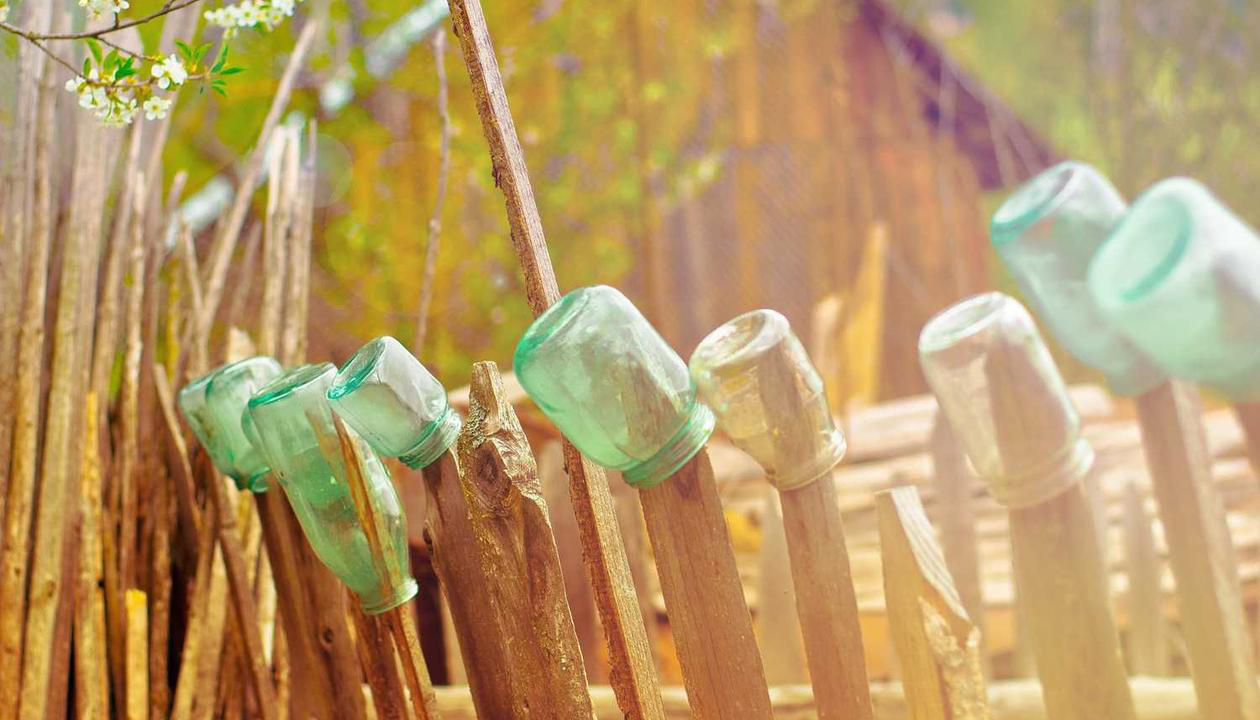
#> input picture images/host.png, 1260 x 720 px, found by its file name
$ python watermarking.py embed --host host.png --wm watermark.png --out stego.png --key K --channels B
#> lines starting #> are read from the running program, lines starting #| are printed output that depends on the picture; after the words box and inside, x2 and y2 are one past the last pixel; in counts of white or black regions, pixels touching at a corner belong together
#!/usr/bin/env python3
"""
watermarking.py
===============
Block-based robust image watermarking (PNG in/out), color-friendly,
inspired by Ping Wah Wong's verification scheme.

Key defaults & modes
--------------------
- **Strict identity by default:** no resizing, no thresholding. If your
  `watermark.png` has the SAME size as `host.png` and is already BINARY
  (0 or 255), then `extracted.png` will be pixel-identical to `watermark.png`.
- **Flexible mode:** opt into `--fit host` (resize) and/or `--binarize` (Otsu).
  You can also save the exact watermark used at embed time via `--save-fitted-wm`.

Features
--------
- **Multi-channel embedding/extraction** over any subset of {B,G,R}.
  We embed the SAME watermark in each selected channel (redundancy);
  extraction combines with **majority vote** for robustness.
- **Tamper heatmap** (and optional binary mask) when the original
  watermark is provided at extraction; highlights blocks with mismatches.
- **Professional logs** with `--log-level` and `--progress` percent step.

Algorithm (practical variant of Wong)
-------------------------------------
Per 8×8 block on each selected channel:
  1) Zero LSBs to form X̃_r.
  2) Compute P_r = HMAC-SHA256(X̃_r || coords || size, key)[0:64 bits].
  3) Form W_r = B_r XOR P_r, where B_r are 64 watermark bits.
  4) Write W_r into the block's LSBs.
Extraction reverses these steps to recover B_r exactly.

CLI snippets
------------
Strict identity:
    python watermarking.py embed --host host.png --wm watermark.png --out stego.png --key K --channels B
    python watermarking.py extract --stego stego.png --out extracted.png --key K --channels B

Flexible (resize + binarize + save fitted wm, multi-channel):
    python watermarking.py embed --host host.png --wm watermark.png --out stego.png \
        --key K --channels BGR --fit host --binarize --save-fitted-wm used_wm.png

Tamper heatmap:
    python watermarking.py extract --stego stego.png --out extracted.png --key K --channels BGR \
        --wm watermark.png --wm-fit host --wm-binarize \
        --tamper-heatmap heatmap.png --tamper-mask tamper_mask.png --tamper-threshold 0.125
"""

from __future__ import annotations

import argparse
import hashlib
import hmac
import logging
from dataclasses import dataclass
from typing import Tuple, Optional, List

import cv2
import numpy as np


# --------------------------- Logging ------------------------------------- #

LOGGER = logging.getLogger("watermarking")

def _configure_logging(level: str) -> None:
    lvl = getattr(logging, level.upper(), logging.INFO)
    logging.basicConfig(
        level=lvl,
        format="%(asctime)s | %(levelname)-8s | %(message)s",
        datefmt="%Y-%m-%d %H:%M:%S",
    )
    LOGGER.setLevel(lvl)

def _log_binariness(bits: np.ndarray, name: str) -> None:
    ones = int(np.sum(bits))
    total = bits.size
    pct = 100.0 * ones / total if total else 0.0
    LOGGER.debug("%s: ones=%d / %d (%.2f%%)", name, ones, total, pct)

def _progress_enabled(step_percent: int) -> bool:
    return isinstance(step_percent, int) and step_percent > 0

def _maybe_report_progress(kind: str, chan_label: str, k: int, total: int,
                           step_percent: int, last_pct: int) -> int:
    """Report progress in fixed percent steps; return updated last percentage."""
    if not _progress_enabled(step_percent):  # disabled
        return last_pct
    if total <= 0:
        return last_pct
    pct = int((k * 100) // total)
    if pct >= last_pct + step_percent:
        LOGGER.info("[%s][%s] %d%% (%d/%d blocks)", kind, chan_label, pct, k, total)
        return pct
    return last_pct


# --------------------------- Utility Functions --------------------------- #

def _ensure_uint8(arr: np.ndarray) -> np.ndarray:
    arr = np.ascontiguousarray(arr)
    if arr.dtype != np.uint8:
        arr = arr.astype(np.uint8)
    return arr


def _split_color_and_alpha(img: np.ndarray) -> Tuple[np.ndarray, Optional[np.ndarray]]:
    """Return (color_or_gray, alpha_or_None)."""
    if img.ndim == 2:
        return img, None
    if img.shape[2] == 3:
        return img, None
    if img.shape[2] == 4:
        return img[:, :, :3], img[:, :, 3]
    raise ValueError("Unsupported channel count")


def _merge_color_and_alpha(color: np.ndarray, alpha: Optional[np.ndarray]) -> np.ndarray:
    color = _ensure_uint8(color)
    if alpha is None:
        return color
    alpha = _ensure_uint8(alpha)
    if color.ndim == 2:
        color = cv2.cvtColor(color, cv2.COLOR_GRAY2BGR)
    return np.dstack([color, alpha])


def _pad_to_block(img: np.ndarray, block: int) -> Tuple[np.ndarray, Tuple[int, int]]:
    """Pad to multiples of `block` using edge replication. Return (padded, (orig_h,orig_w))."""
    if img.ndim == 2:
        h, w = img.shape
    else:
        h, w = img.shape[:2]
    pad_h = (block - (h % block)) % block
    pad_w = (block - (w % block)) % block
    if pad_h == 0 and pad_w == 0:
        return img, (h, w)
    padded = cv2.copyMakeBorder(img, 0, pad_h, 0, pad_w, cv2.BORDER_REPLICATE)
    return padded, (h, w)


def _crop_to_shape(img: np.ndarray, shape_hw: Tuple[int, int]) -> np.ndarray:
    h, w = shape_hw
    return img[:h, :w]


def _to_gray(img: np.ndarray) -> np.ndarray:
    if img.ndim == 3:
        if img.shape[2] == 4:
            img = img[:, :, :3]
        return cv2.cvtColor(img, cv2.COLOR_BGR2GRAY)
    return img


def _binary_from_png(wm: np.ndarray, target_hw: Tuple[int, int], fit: bool, binarize: bool) -> np.ndarray:
    """
    Convert PNG to 0/1 watermark bits. No resize unless fit=True. Otsu threshold only if binarize=True.
    """
    wm_gray = _to_gray(wm)
    H, W = target_hw
    if fit and wm_gray.shape != (H, W):
        LOGGER.info("Resizing watermark to host size: %dx%d -> %dx%d", wm_gray.shape[1], wm_gray.shape[0], W, H)
        wm_gray = cv2.resize(wm_gray, (W, H), interpolation=cv2.INTER_AREA)
    if binarize:
        LOGGER.info("Binarizing watermark using Otsu thresholding")
        _, wm_gray = cv2.threshold(wm_gray, 0, 255, cv2.THRESH_BINARY + cv2.THRESH_OTSU)
    bits = (wm_gray > 127).astype(np.uint8)
    return bits


def psnr(original: np.ndarray, processed: np.ndarray) -> float:
    original = original.astype(np.float64)
    processed = processed.astype(np.float64)
    mse = np.mean((original - processed) ** 2)
    if mse == 0:
        return 100.0
    return 20.0 * np.log10(255.0 / np.sqrt(mse))


# ------------------------- Core Watermarking Logic ----------------------- #

def _pr_bits(block_zeroed: np.ndarray, block_xy: Tuple[int, int],
             full_hw: Tuple[int, int], key: bytes) -> np.ndarray:
    """
    64-bit pseudo-random mask via HMAC-SHA256 for deterministic keyed masking.
    Input:
      - block_zeroed: 8x8 uint8 block with LSBs zeroed
      - block_xy: (block_x, block_y)
      - full_hw: block-padded plane height/width
    """
    h = hmac.new(key, digestmod=hashlib.sha256)
    h.update(block_zeroed.tobytes())
    h.update(int(block_xy[0]).to_bytes(4, 'big'))
    h.update(int(block_xy[1]).to_bytes(4, 'big'))
    h.update(int(full_hw[0]).to_bytes(4, 'big'))
    h.update(int(full_hw[1]).to_bytes(4, 'big'))
    digest = h.digest()
    first_8 = np.frombuffer(digest[:8], dtype=np.uint8)  # 64 bits
    return np.unpackbits(first_8).astype(np.uint8)


@dataclass
class EmbedConfig:
    block: int = 8
    channels: str = "B"     # any subset like "B", "G", "R", "BG", "BGR", or "B,G"
    key: str = ""
    fit: bool = False       # strict identity unless True
    binarize: bool = False  # strict identity unless True
    save_fitted_wm: Optional[str] = None  # path to save the exact bits used (optional)
    progress_step: int = 10 # percent step for progress logs; 0 disables


@dataclass
class ExtractConfig:
    block: int = 8
    channels: str = "B"     # same parsing rules as embedding
    key: str = ""
    # tamper reporting (optional)
    ref_wm_path: Optional[str] = None
    ref_wm_fit: bool = False
    ref_wm_binarize: bool = False
    tamper_heatmap_path: Optional[str] = None
    tamper_mask_path: Optional[str] = None
    tamper_threshold: float = 0.0  # fraction in [0,1]; if >0, write binary mask
    progress_step: int = 10        # percent step for progress logs; 0 disables


def _parse_channels(ch_str: str, color_ndim: int) -> List[int]:
    """
    Parse channel selection string into BGR indices.
    Accepts: 'B', 'G', 'R', 'BG', 'BGR', 'B,G', case-insensitive.
    If grayscale image, returns [-1] sentinel meaning single plane.
    """
    if color_ndim == 2:
        return [-1]  # sentinel for grayscale
    s = ch_str.replace(",", "").upper()
    valid = {"B": 0, "G": 1, "R": 2}
    seen = []
    for c in s:
        if c not in valid:
            raise ValueError("channels must be a combination of 'B','G','R'")
        idx = valid[c]
        if idx not in seen:
            seen.append(idx)
    if not seen:
        raise ValueError("No valid channels parsed.")
    return seen


def _prepare_wm_bits(host_hw: Tuple[int, int], wm_png_path: str, fit: bool, binarize: bool) -> np.ndarray:
    wm_src = cv2.imread(wm_png_path, cv2.IMREAD_UNCHANGED)
    if wm_src is None:
        raise FileNotFoundError(f"Watermark image not found: {wm_png_path}")
    H, W = host_hw
    LOGGER.info("Preparing watermark bits (target %dx%d, fit=%s, binarize=%s)", W, H, fit, binarize)
    wm_bits = _binary_from_png(wm_src, (H, W), fit=fit, binarize=binarize)
    if not fit:
        h0, w0 = _to_gray(wm_src).shape[:2]
        if (h0, w0) != (H, W):
            raise ValueError(
                f"Strict identity requires watermark size == host size ({H}x{W}); got {h0}x{w0}. "
                f"Use --fit host to resize."
            )
    _log_binariness(wm_bits, "Watermark bits")
    return wm_bits


def embed(host_png_path: str, wm_png_path: str, out_png_path: str,
          cfg: EmbedConfig = EmbedConfig()) -> Tuple[float, str]:
    """
    Embed a watermark into the host image across selected channels.
    Returns (psnr_value, out_path).
    """
#> called with host_png_path = 'host.png', wm_png_path = 'watermark.png', out_png_path = 'stego.png'
    LOGGER.info("Embedding start")
    LOGGER.info("Host: %s | Watermark: %s | Out: %s", host_png_path, wm_png_path, out_png_path)

    host = cv2.imread(host_png_path, cv2.IMREAD_UNCHANGED)
#> host is the input picture: shape (720, 1260, 3); mean B, G, R 103.1, 153.2, 183.7
    if host is None:
        raise FileNotFoundError(f"Host image not found: {host_png_path}")
    host = _ensure_uint8(host)
    color, alpha = _split_color_and_alpha(host)
    LOGGER.info("Host image shape: %s (alpha=%s)", str(color.shape), "yes" if alpha is not None else "no")

    # Select channels
    ch_idxs = _parse_channels(cfg.channels, color.ndim)
    ch_labels = ["GRAY"] if ch_idxs == [-1] else [{0: "B", 1: "G", 2: "R"}[ci] for ci in ch_idxs]
    LOGGER.info("Channels selected for embedding: %s", ",".join(ch_labels))
    LOGGER.info("Mode: %s", "STRICT IDENTITY" if (not cfg.fit and not cfg.binarize) else "FLEXIBLE")

    # Set up planes list
    if ch_idxs == [-1]:
        planes = [color.copy()]
    else:
        planes = [color[:, :, ci].copy() for ci in ch_idxs]
#> planes = 1 item

    H, W = planes[0].shape[:2]
    wm_bits = _prepare_wm_bits((H, W), wm_png_path, fit=cfg.fit, binarize=cfg.binarize)
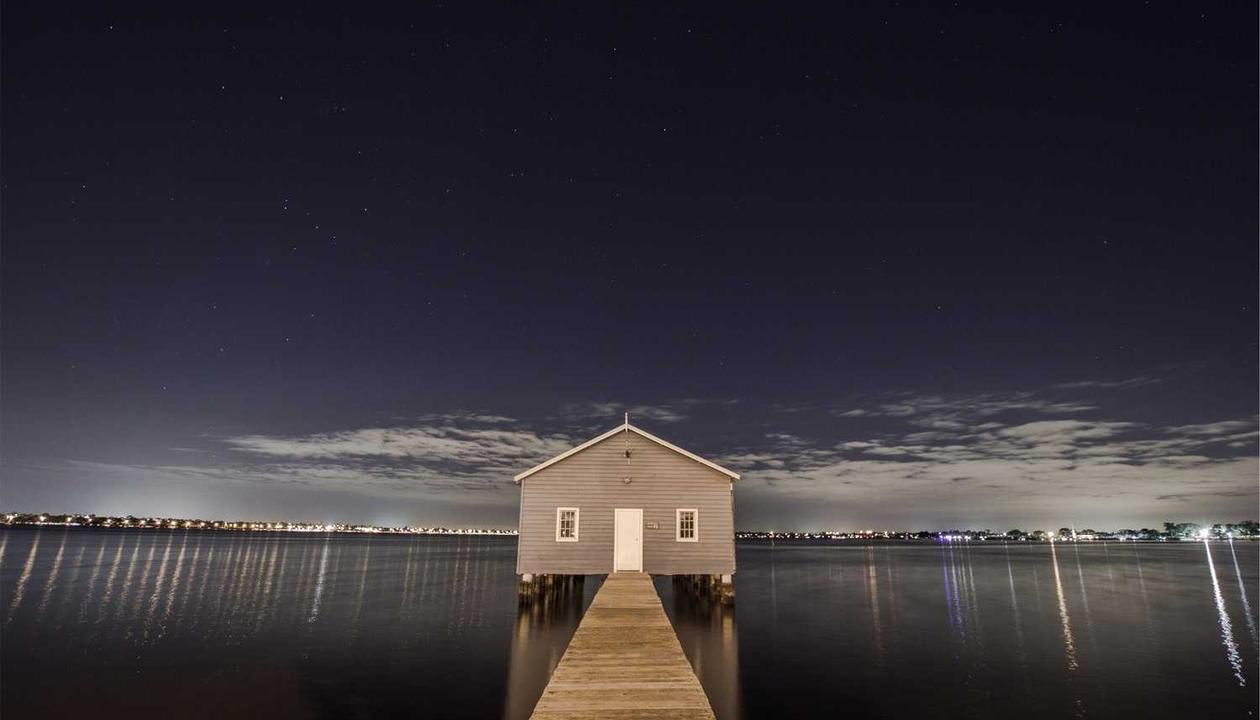
#> input picture images/watermark.png, 1260 x 720 px, found by its file name
#> in _prepare_wm_bits, wm_src is the input picture: shape (720, 1260, 3); mean B, G, R 57.1, 50.6, 55.3
#> in _to_gray, `return cv2.cvtColor(img, cv2.COLOR_BGR2GRAY)`:
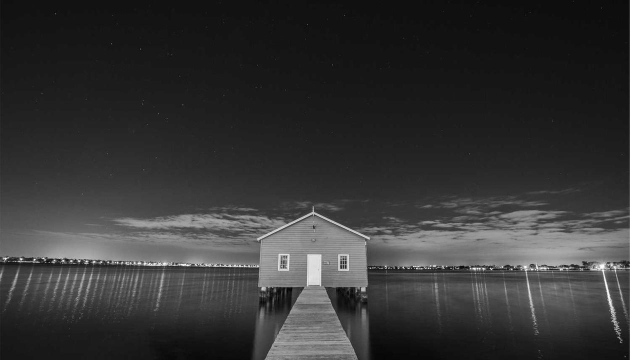
#> returned value: shape (720, 1260) (shown at 1/2 size); min 0, max 255, mean 52.7
#> in _binary_from_png, `bits = (wm_gray > 127).astype(np.uint8)`:
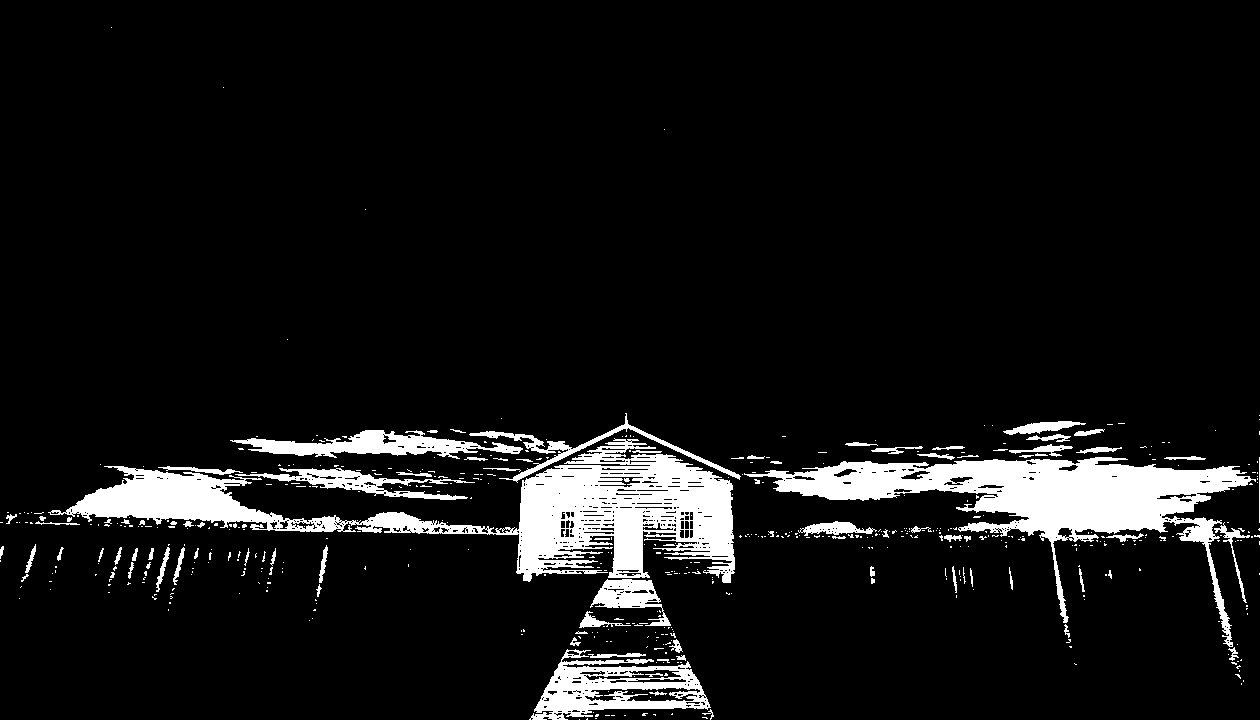
#> bits: shape (720, 1260); values 0 (black) and 1 (white), 8.2% white; 542 white regions (450 under 20 px), largest, box (x1, y1, x2, y2) and area: (48, 438, 735, 583) 28882, (744, 457, 1256, 647) 22524, (529, 649, 711, 720) 5724
#> in _prepare_wm_bits, `h0, w0 = _to_gray(wm_src).shape[:2]`: h0 = 720; w0 = 1260
#> (the rest of the program and of its run is left out)
